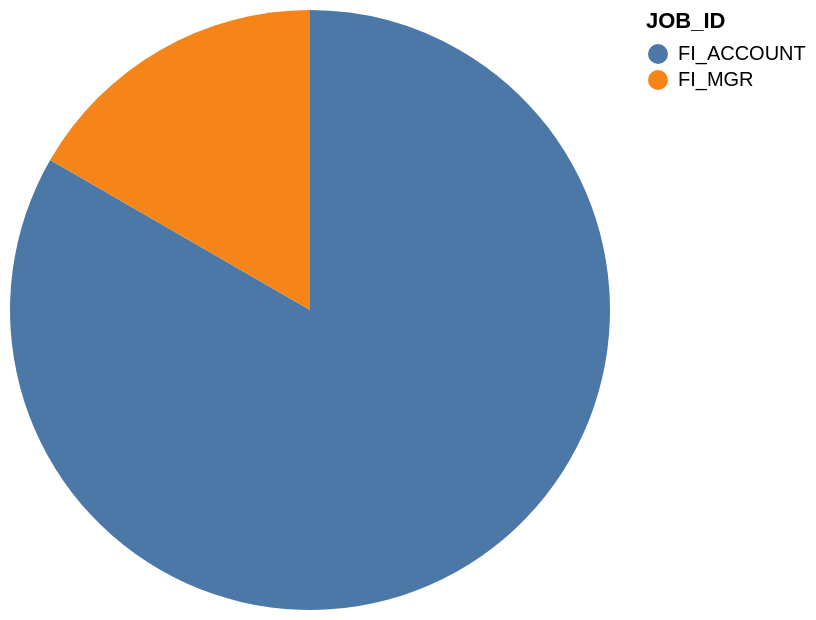

Describe this chart as a Vega-Lite specification.
### Vega-Lite specification from a JSON file in a GitHub repository (floating-point values rounded to 4 significant figures)
{"data": {"values": [{"x_data": "FI_ACCOUNT", "y_data": 5}, {"x_data": "FI_MGR", "y_data": 1}]}, "mark": "arc", "encoding": {"theta": {"field": "y_data", "type": "quantitative", "title": "COUNT(JOB_ID)"}, "color": {"field": "x_data", "type": "nominal", "title": "JOB_ID"}}}
